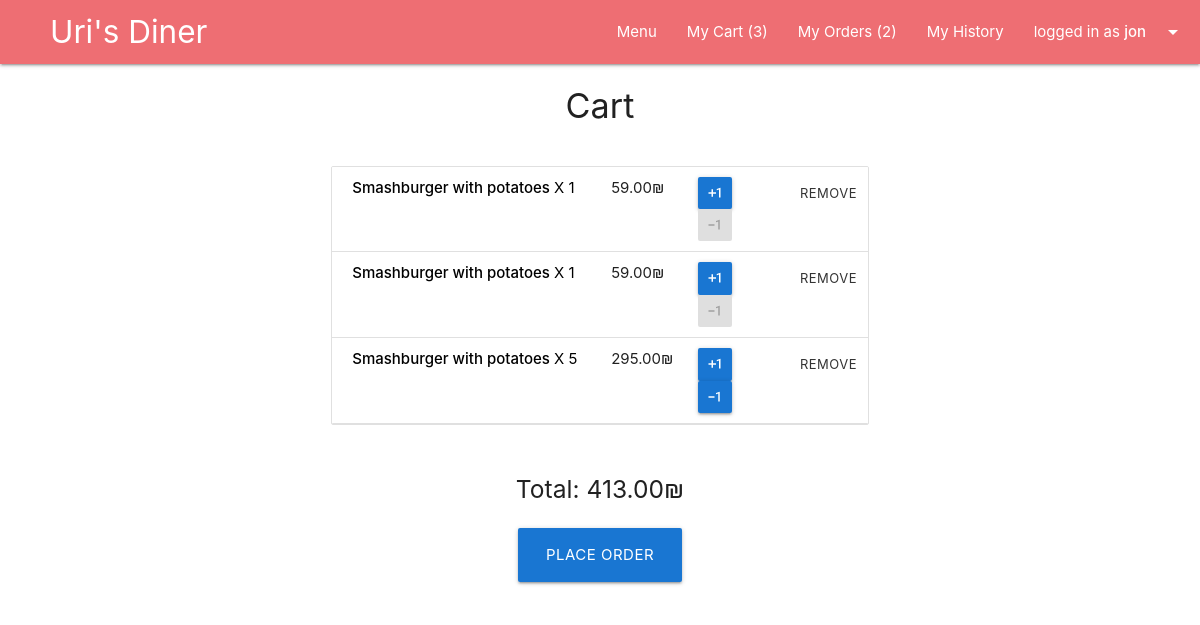
Page /cart/ (signed in) on the earlier database version.
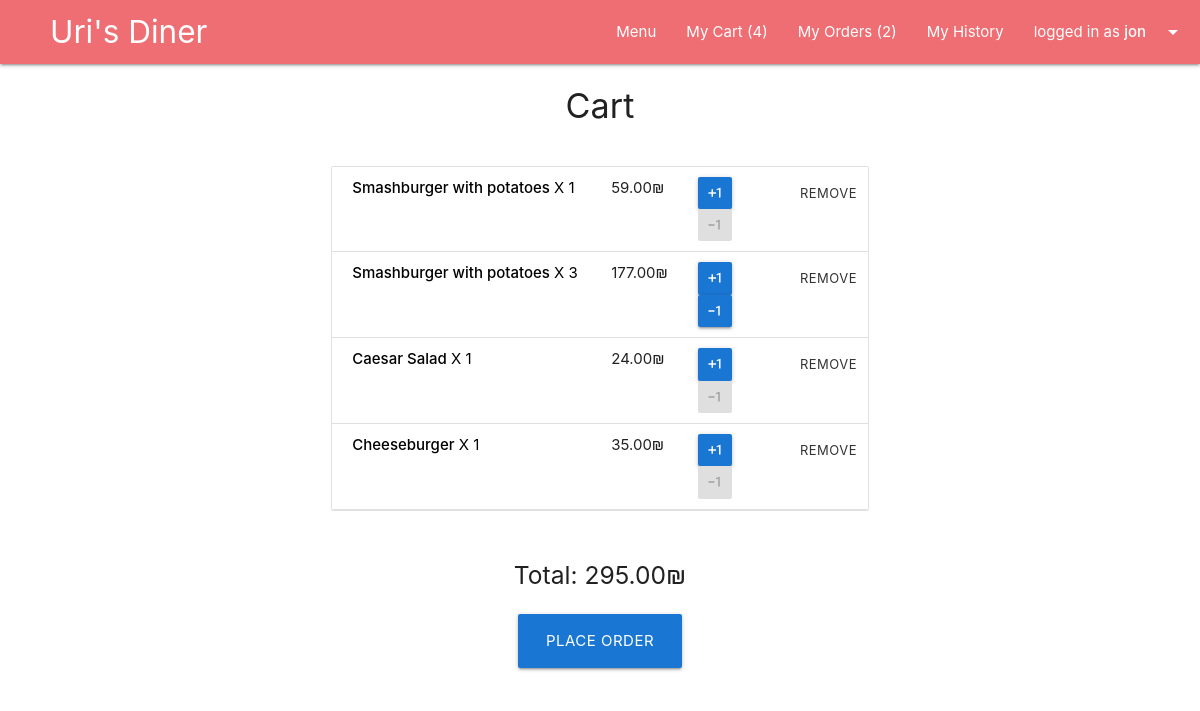
Same page on the later database version.
### main/models.py (models this page shows, shortened)
class Item(models.Model):
    dish = models.ForeignKey(Dish, on_delete=models.CASCADE, blank=False)
    cart = models.ForeignKey(Cart, on_delete=models.CASCADE, blank=False)
    amount = models.IntegerField(blank=False, default=1)
    @property
    def item_total(self):
        total = self.amount * self.dish.price
        return total

class Dish(models.Model):
    name = models.CharField(max_length=50, blank=False)
    price = models.DecimalField(max_digits=5, decimal_places=2, blank=False)
    description = models.CharField(max_length=300, blank=False)
    is_gluten_free = models.BooleanField(default=False)
    is_vegeterian = models.BooleanField(default=False)
    category = models.ForeignKey(Category, on_delete=models.CASCADE, limit_choices_to={'is_deleted':False})
    is_deleted = models.BooleanField(default=False)
    image_Url = models.URLField(null=True, blank=True)
    image_file = models.ImageField(upload_to=dish_image_path, null=True, blank=True)

class Cart(models.Model):
    user = models.ForeignKey(User, on_delete=models.CASCADE, blank=False)
    @property
    def total_to_pay(self):
        total = sum(item.item_total for item in self.item_set.all())
        return total

### main/views.py (the view)
# urls.py: path('cart/', views.show_cart, name="show_cart"),
@login_required(login_url='user_login')
def show_cart(request):
    cart = request.user.cart_set.last()
    return render(request, 'main/cart.html', {'cart':cart})

### main/context_processors.py (called while the page is built)
def site_wide_data(request):
    try:
        data = {
        'open_orders_number' : len(Cart.objects.filter(delivery__is_delivered=False)),
        'my_open_orders_number' : len(Delivery.objects.filter(order__user=request.user).filter(is_delivered=False)),
        'my_cart_items_number' : len(User.objects.get(id=request.user.id).cart_set.last().item_set.all())
        }
    except:
        data = {}
    return data

### main/templates/main/cart.html (shortened to what this page needs)
{% extends 'layouts/main.html' %}
{% block main-content %}
<div class="container">
  <div class="row center-align">
    <h4>Cart</h4>
  </div>
  {% if cart.total_to_pay > 0 %}
  <div class="row">
    <div class="col l8 offset-l2">
      <ul class="collection">
        {% for item in cart.item_set.all %}
        <li class="collection-item">
          <div class="row no-bottom-margin">
            <div class="col l6">
              <a class="modal-trigger" href="#{{item.dish.name}}">
                <strong>{{item.dish.name}}</strong> X {{item.amount}}
              </a>
            </div>
            <div class="col l2">{{item.item_total}}₪</div>
            <div class="col l2">
              <form class="change-item-btn"
                action="{% url 'change_cart_item' %}" method="POST">
                <button class="btn btn-small plus-minus-btn" type="submit">
                  <i class="material-icons">exposure_plus_1</i>
                </button>
              </form>
              {% if item.amount > 1 %}
              <form class="change-item-btn"
                action="{% url 'change_cart_item' %}" method="POST">
                <button class="btn btn-small plus-minus-btn" type="submit">
                  <i class="material-icons">exposure_neg_1</i>
                </button>
              </form>
              {% else %}
              <div class="btn btn-small disabled plus-minus-btn"><i
                  class="material-icons">exposure_neg_1</i></div>
              {% endif %}
            </div>
            <div class="col l1">
              <form action="{% url 'delete_cart_item' %}" method="POST">
                <button class="btn-small btn-flat" type="submit">Remove</button>
              </form>
            </div>
          </div>
        </li>
        {% endfor %}
      </ul>
    </div>
  </div>
  <div class="row">
    <div class="col l6 offset-l3 center-align">
      <h5>Total: {{cart.total_to_pay}}₪</h5>
      <div class="section">
        <a class="btn btn-large" href="{% url 'fill_order' %}">Place order</a>
      </div>
      {% else %}
      <div class="row center-align">
        <div class="section">
          <h6>Your cart is empty.</h6>
        </div>
      </div>
      {% endif %}
    </div>
  </div>
</div>
{% endblock main-content %}

### templates/layouts/main.html
{% extends 'layouts/base_layout.html' %}
{% block content %}
{% include 'common/navbar.html' %}
{% block main-content %}
{% endblock main-content %}
{% endblock content %}

### templates/layouts/base_layout.html (shortened to what this page needs)
{% load static %}
<!DOCTYPE html>
<html lang="en">
  <head>
    <link rel="stylesheet" href="{% static 'css/materialize.css' %}" />
    <link rel="stylesheet" href="{% static 'css/custom.css' %}" />
  </head>
  <body>
    {% block content %}
    {% endblock content %}
  </body>
</html>

### templates/common/navbar.html (shortened to what this page needs)
{% load static %}
<nav>
  <div class="nav-wrapper">
    <a href="{% url 'main' %}" class="brand-logo" style="left: 50px"> Uri's Diner</a>
    <ul class="right">
      <li><a href="{% url 'menu_all_categories' %}">Menu</a></li>
      {% if request.user.username %}
      {% if request.user.is_staff == True %}
      <li><a href="{% url 'manage_orders' %}">Open Orders
          ({{open_orders_number}})</a></li>
      <li><a href="{% url 'show_orders_history' %}">Orders History</a></li>
      {% else %}
      <li><a href="{% url 'show_cart' %}">My Cart
          ({{my_cart_items_number}})</a></li>
      <li><a href="{% url 'show_delivery' %}">My Orders
          ({{my_open_orders_number}})
        </a></li>
      <li><a href="{% url 'user_history' %}">My History</a></li>
      {% endif %}
      <li><a class="dropdown-trigger" href="#!"
          data-target="user-dropdown">logged in as
          <strong>{{request.user.username}}</strong><i
            class="material-icons right">arrow_drop_down</i></a></li>
      {% else %}
      <li><a href="{% url 'user_login' %}">Log In</a></li>
      <li><a href="{% url 'user_signup' %}">Sign up</a></li>
      {% endif %}
    </ul>
  </div>
</nav>

### static/css/custom.css (style rules this page uses)
.change-item-btn { display: inline-block; }
.plus-minus-btn { display: inline-block; font-size: 25px; padding-left: 8px; padding-right: 8px; }
.no-bottom-margin { margin-bottom: 0px; }

Differences in the rows shown:
removed Item: dish.name "Smashburger with potatoes", amount "1", item_total "59.00"
changed Item (number 2 of 4 on the later page): amount "5" → "3"; item_total "295.00" → "177.00"
added Item: dish.name "Caesar Salad", amount "1", item_total "24.00"
added Item: dish.name "Cheeseburger", amount "1", item_total "35.00"
changed through a linked row, Cart: total_to_pay "413.00" → "295.00"
Other differences:
{{ my_cart_items_number }}: "3" → "4"
